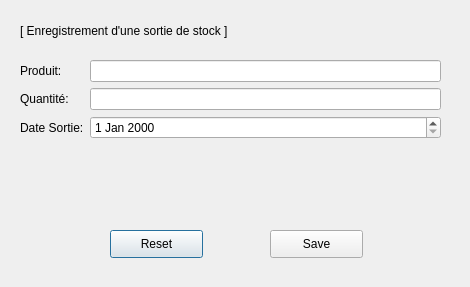
<?xml version="1.0" encoding="UTF-8"?>
<ui version="4.0">
 <class>SortieStock</class>
 <widget class="QDialog" name="SortieStock">
  <property name="geometry">
   <rect>
    <x>0</x>
    <y>0</y>
    <width>470</width>
    <height>287</height>
   </rect>
  </property>
  <property name="windowTitle">
   <string>Enregistrement d'une sortie de stock</string>
  </property>
  <widget class="QLabel" name="label">
   <property name="geometry">
    <rect>
     <x>20</x>
     <y>20</y>
     <width>311</width>
     <height>21</height>
    </rect>
   </property>
   <property name="text">
    <string>[ Enregistrement d'une sortie de stock ]</string>
   </property>
  </widget>
  <widget class="QWidget" name="formLayoutWidget">
   <property name="geometry">
    <rect>
     <x>20</x>
     <y>60</y>
     <width>421</width>
     <height>108</height>
    </rect>
   </property>
   <layout class="QFormLayout" name="formLayout">
    <item row="0" column="0">
     <widget class="QLabel" name="label_2">
      <property name="text">
       <string>Produit:</string>
      </property>
     </widget>
    </item>
    <item row="0" column="1">
     <widget class="QLineEdit" name="txtSortieProd"/>
    </item>
    <item row="1" column="0">
     <widget class="QLabel" name="label_3">
      <property name="text">
       <string>Quantité:</string>
      </property>
     </widget>
    </item>
    <item row="1" column="1">
     <widget class="QLineEdit" name="txtSortieQTE"/>
    </item>
    <item row="2" column="0">
     <widget class="QLabel" name="label_4">
      <property name="text">
       <string>Date Sortie:</string>
      </property>
     </widget>
    </item>
    <item row="2" column="1">
     <widget class="QDateEdit" name="dateEdit"/>
    </item>
   </layout>
  </widget>
  <widget class="QPushButton" name="btnReset4">
   <property name="geometry">
    <rect>
     <x>110</x>
     <y>230</y>
     <width>93</width>
     <height>28</height>
    </rect>
   </property>
   <property name="text">
    <string>Reset</string>
   </property>
  </widget>
  <widget class="QPushButton" name="btnSave">
   <property name="geometry">
    <rect>
     <x>270</x>
     <y>230</y>
     <width>93</width>
     <height>28</height>
    </rect>
   </property>
   <property name="text">
    <string>Save</string>
   </property>
  </widget>
  <widget class="QLabel" name="lblInfo">
   <property name="geometry">
    <rect>
     <x>110</x>
     <y>200</y>
     <width>251</width>
     <height>20</height>
    </rect>
   </property>
   <property name="text">
    <string/>
   </property>
  </widget>
 </widget>
 <resources/>
 <connections/>
</ui>
